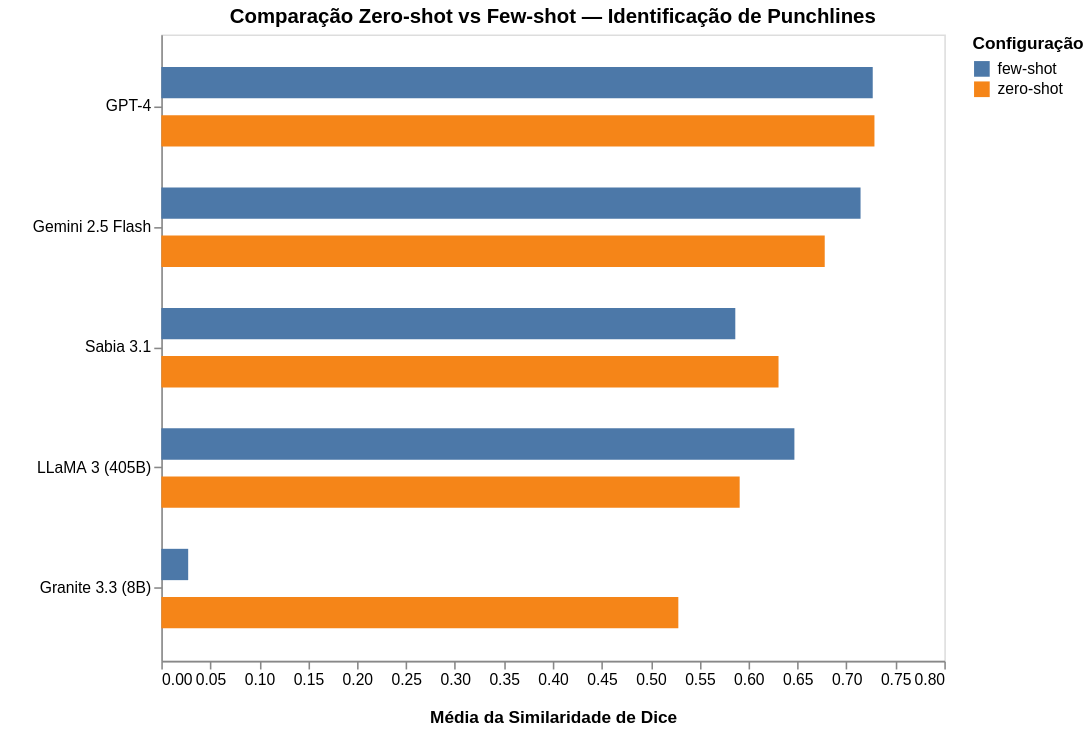

Source (notebook cell):
### Code cell
import altair as alt
import os

df_plot = df_punch_plot.copy()
df_plot['dice_similarity'] = df_plot['score'].apply(lambda x: x['dice_similarity'] if isinstance(x, dict) else None)
dice_order = df_plot[df_plot['setting'] == 'zero-shot'].sort_values('dice_similarity', ascending=False)['model'].tolist()
df_plot['setting'] = pd.Categorical(df_plot['setting'], categories=['zero-shot', 'few-shot'], ordered=True)

chart_dice = alt.Chart(df_plot).mark_bar(size=20).encode(
    y=alt.Y('model:N', sort=dice_order, title=' ', axis=alt.Axis(grid=False)),
    x=alt.X('dice_similarity:Q', title='Média da Similaridade de Dice', axis=alt.Axis(grid=False, titleY=30)),
    color=alt.Color('setting:N', title='Configuração'),
    yOffset=alt.YOffset('setting:N')
).properties(
    width=500,
    height=400,
    title='Comparação Zero-shot vs Few-shot — Identificação de Punchlines'
)

visus_path = visus_folder_name
os.makedirs(visus_path, exist_ok=True)
chart_dice.save(os.path.join(visus_path, "similaridade_dice_vertical_barras.png"), scale_factor=3.0)
chart_dice.show()

### Figure 1 — Vega-Lite specification as saved in the notebook (floating-point values rounded to 4 significant figures)
{"config": {"view": {"continuousWidth": 300, "continuousHeight": 300}}, "data": {"name": "data-05bc4de9ed0f984406ad242a0a98803c"}, "mark": {"type": "bar", "size": 20}, "encoding": {"color": {"field": "setting", "title": "Configuração", "type": "nominal"}, "x": {"axis": {"grid": false, "titleY": 30}, "field": "dice_similarity", "title": "Média da Similaridade de Dice", "type": "quantitative"}, "y": {"axis": {"grid": false}, "field": "model", "sort": ["GPT-4", "Gemini 2.5 Flash", "Sabia 3.1", "LLaMA 3 (405B)", "Granite 3.3 (8B)"], "title": " ", "type": "nominal"}, "yOffset": {"field": "setting", "type": "nominal"}}, "height": 400, "title": "Comparação Zero-shot vs Few-shot — Identificação de Punchlines", "width": 500, "$schema": "https://vega.github.io/schema/vega-lite/v5.20.1.json", "datasets": {"data-05bc4de9ed0f984406ad242a0a98803c": [{"task": "punchlines", "setting": "zero-shot", "model": "Sabia 3.1", "score": {"dice_similarity": 0.6306, "levenshtein_distance": 23.33, "hit_rate_pre_treatment": 0.9853, "hit_rate": 0.9958}, "dice_similarity": 0.6306}, {"task": "punchlines", "setting": "few-shot", "model": "Sabia 3.1", "score": {"dice_similarity": 0.5865, "levenshtein_distance": 23.29, "hit_rate_pre_treatment": 0.9495, "hit_rate": 0.9537}, "dice_similarity": 0.5865}, {"task": "punchlines", "setting": "zero-shot", "model": "Granite 3.3 (8B)", "score": {"dice_similarity": 0.5283, "levenshtein_distance": 31.29, "hit_rate_pre_treatment": 0.8421, "hit_rate": 0.9453}, "dice_similarity": 0.5283}, {"task": "punchlines", "setting": "few-shot", "model": "Granite 3.3 (8B)", "score": {"dice_similarity": 0.02747, "levenshtein_distance": 34.11, "hit_rate_pre_treatment": 0.006316, "hit_rate": 0.05053}, "dice_similarity": 0.02747}, {"task": "punchlines", "setting": "zero-shot", "model": "Gemini 2.5 Flash", "score": {"dice_similarity": 0.6778, "levenshtein_distance": 19.03, "hit_rate_pre_treatment": 0.9937, "hit_rate": 0.9937}, "dice_similarity": 0.6778}, {"task": "punchlines", "setting": "few-shot", "model": "Gemini 2.5 Flash", "score": {"dice_similarity": 0.7144, "levenshtein_distance": 18.72, "hit_rate_pre_treatment": 0.9916, "hit_rate": 0.9958}, "dice_similarity": 0.7144}, {"task": "punchlines", "setting": "zero-shot", "model": "GPT-4", "score": {"dice_similarity": 0.7286, "levenshtein_distance": 24.04, "hit_rate_pre_treatment": 0.9979, "hit_rate": 0.9979}, "dice_similarity": 0.7286}, {"task": "punchlines", "setting": "few-shot", "model": "GPT-4", "score": {"dice_similarity": 0.7269, "levenshtein_distance": 21.72, "hit_rate_pre_treatment": 0.9979, "hit_rate": 0.9979}, "dice_similarity": 0.7269}, {"task": "punchlines", "setting": "zero-shot", "model": "LLaMA 3 (405B)", "score": {"dice_similarity": 0.5909, "levenshtein_distance": 24.13, "hit_rate_pre_treatment": 0.9832, "hit_rate": 0.9937}, "dice_similarity": 0.5909}, {"task": "punchlines", "setting": "few-shot", "model": "LLaMA 3 (405B)", "score": {"dice_similarity": 0.6468, "levenshtein_distance": 21.2, "hit_rate_pre_treatment": 0.9811, "hit_rate": 0.9895}, "dice_similarity": 0.6468}]}}
